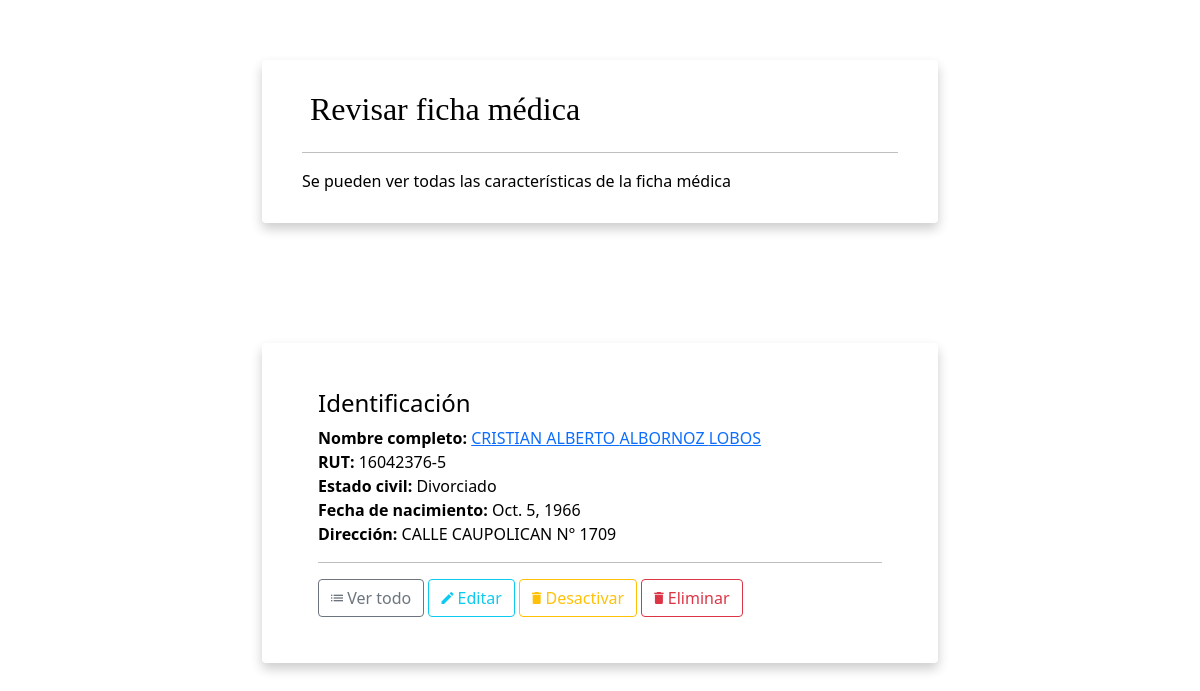
Screenshot of /ver_ficha_medica/2/ (signed in) with the database file from the repository.
### personas/models.py (models this page shows, shortened)
class Persona(models.Model):
    primer_nombre = models.CharField(max_length=50, verbose_name='Primer nombre', help_text='')
    otros_nombres = models.CharField(max_length=50, null=True, blank=True, verbose_name='Otros nombres', help_text='')
    apellido_paterno = models.CharField(max_length=50, verbose_name='Apellido paterno', help_text='')
    apellido_materno = models.CharField(max_length=50, verbose_name='Apellido materno', help_text='')
    invertir_apellidos = models.BooleanField(default=False, null=True, blank=True, verbose_name='Invertir apellidos', help_text='Esta opción permite poner el apellido materno antes del apellido paterno.')
    nombre_completo = models.CharField(max_length=250, null=True, blank=True, verbose_name='Nombre completo', help_text='')
    rut = models.CharField(max_length=10, null=True, blank=True, verbose_name='Rut', help_text='Rut con dígito verificador. Formato: 12345678-9')
    estado_civil = models.CharField(max_length=50, null=True, blank=True, verbose_name='Estado Civil', help_text='')
    fecha_nac = models.DateField(null=True, blank=True, verbose_name='Fecha de nacimiento', help_text='')
    fono_fijo = models.CharField(max_length=10, null=True, blank=True, verbose_name='Teléfono Fijo', help_text='Formato: 12 3456 7890')
    fono_movil1 = models.CharField(max_length=9, null=True, blank=True, verbose_name='Teléfono Móvil 1', help_text='Formato: 9 1234 5678')
    fono_movil2 = models.CharField(max_length=9, null=True, blank=True, verbose_name='Teléfono Móvil 2', help_text='Formato: 9 1234 5678')
    email  = models.EmailField(max_length=250, null=True, blank=True, verbose_name='Email')
    direccion = models.TextField(null=True, blank=True, verbose_name='Dirección', help_text='')
    ciudad = models.CharField(max_length=50, null=True, blank=True, verbose_name='Ciudad', help_text='')
    observaciones = models.TextField(null=True, blank=True, verbose_name='Observaciones', help_text='Escriba sus observaciones.')
    activo  = models.BooleanField(null=True, blank=True, default=True, verbose_name='Activo')
    created = models.DateTimeField(auto_now_add=True, null=True, blank=True, verbose_name='Fecha de creación')
    updated = models.DateTimeField(auto_now=True, null=True, blank=True, verbose_name='Fecha de última modificación')
    deleted = models.DateTimeField(null=True, blank=True, verbose_name='Fecha de desactivación')
    class Meta:
        verbose_name = 'Persona'
        verbose_name_plural = 'Personas'
        ordering = ['-id']

### personas/views.py (the view)
# urls.py: path('ver_ficha_medica/<int:id>/', personas.views.persona_ver, name='persona_ver'),
@login_required(login_url='entrar')
def persona_ver(request, id, *args, **kwargs):
    itemObj = Persona.objects.get(id=id)
    context = {
        'page' : 'Revisar ficha médica',
        'description' : 'Se pueden ver todas las características de la ficha médica',
        'singular' : 'ficha médica',
        'plural' : 'fichas médicas',
        'url_activo_index' :'persona_index',
        'url_inactivo_index' : 'persona_inactivo_index',
        'url_crear' : 'persona_crear',
        'url_ver' : 'persona_ver',
        'url_editar' : 'persona_editar',
        'url_desactivar' : 'persona_desactivar',
        'url_activar' : 'persona_activar',
        'url_eliminar' : 'persona_eliminar',
        'asdf' : asdf,
        'item': itemObj
    }
    return render(request, 'personas/persona_ver.html', context)

### personas/templates/personas/persona_ver.html (shortened to what this page needs)
{% extends "base.html" %}
{% load static %}
{% block content %}
      <div class="card page-header">
        <h2 class="page-title"> {{ page }}</h2>
        <hr/>
        <p class="card-text">{{ description }}</p>
      </div>
      <div class="page-content">
        <div class="row">
          <div class="col-md-12">
            <div class="card">
              <div class="card-body">
                <h4 class="card-title">Identificación</h4>
                  {% if item.invertir_apellidos == False %}
                    {% if item.primer_nombre %}
                      <div><strong>Nombre completo:</strong>
                        <a href="{% url url_ver item.id %}">{{ item.primer_nombre }} {% if item.otros_nombres %} {{ item.otros_nombres }} {% endif %} {{ item.apellido_paterno }} {{ item.apellido_materno }}</a>
                      {% if item.activo == True %}
                        <span class="badge badge-success">Activo</span>
                      {% else %}
                        <span class="badge badge-warning">Inactivo</span>
                      {% endif %}
                      </div>
                    {% endif %}
                  {% endif %}
                  {% if item.rut %}
                    <div><strong>RUT:</strong> {{ item.rut }}</div>
                  {% endif %}
                  {% if item.estado_civil %}
                    <div><strong>Estado civil:</strong> {{ item.estado_civil }}</div>
                  {% endif %}
                  {% if item.fecha_nac %}
                    <div><strong>Fecha de nacimiento:</strong> {{ item.fecha_nac }}</div>
                  {% endif %}
                  {% if item.direccion %}
                    <div><strong>Dirección:</strong> {{ item.direccion }}</div>
                  {% endif %}
                <div class="card-text text-right">
                  <hr/>
                  <a href="{% url url_activo_index %}" class="btn btn-outline-secondary btn-round waves-effect waves-classic" title="Ver todo">
                    <i class="icon md-view-list-alt" aria-hidden="true"></i> Ver todo</a>
                  <a href="{% url url_editar item.id %}" class="btn btn-outline-info btn-round waves-effect waves-classic" title="Editar">
                    <i class="icon md-edit" aria-hidden="true"></i> Editar</a>
                {% if item.activo == True %}
                  <a href="{% url url_desactivar item.id %}" class="btn btn-outline-warning btn-round btn-icon waves-effect waves-classic" title="Desactivar">
                    <i class="icon md-delete" aria-hidden="true"></i> Desactivar</a>
                {% else %}
                  <a href="{% url url_activar item.id %}" class="btn btn-outline-success btn-round btn-icon waves-effect waves-classic" title="Activar">
                    <i class="icon md-check" aria-hidden="true"></i> Activar</a>
                {% endif %}
                  <a href="{% url url_eliminar item.id %}" class="btn btn-outline-danger btn-round btn-icon waves-effect waves-classic" title="Eliminar">
                    <i class="icon md-delete" aria-hidden="true"></i> Eliminar</a>
                </div>
              </div>
            </div>
          </div>
        </div>
      </div>
{% endblock content %}

### static/css/style.css (style rules this page uses)
body { color: #000; overflow-x: hidden; height: 100%; background-repeat: no-repeat; background-size: 100% 100%; }
.card { padding: 30px 40px; margin-top: 60px; margin-bottom: 60px; border: none !important; box-shadow: 0 6px 12px 0 rgba(0, 0, 0, 0.2) }
h1, h2 { font-family: 'Bree Serif', serif; }

### rows the page displays
Persona: primer_nombre "CRISTIAN", otros_nombres "ALBERTO", apellido_paterno "ALBORNOZ", apellido_materno "LOBOS", rut "16042376-5", estado_civil "Divorciado", fecha_nac "Oct. 5, 1966", direccion "CALLE CAUPOLICAN N° 1709"

### other values shown
{{ page }} "Revisar ficha médica"
{{ description }} "Se pueden ver todas las características de la ficha médica"
